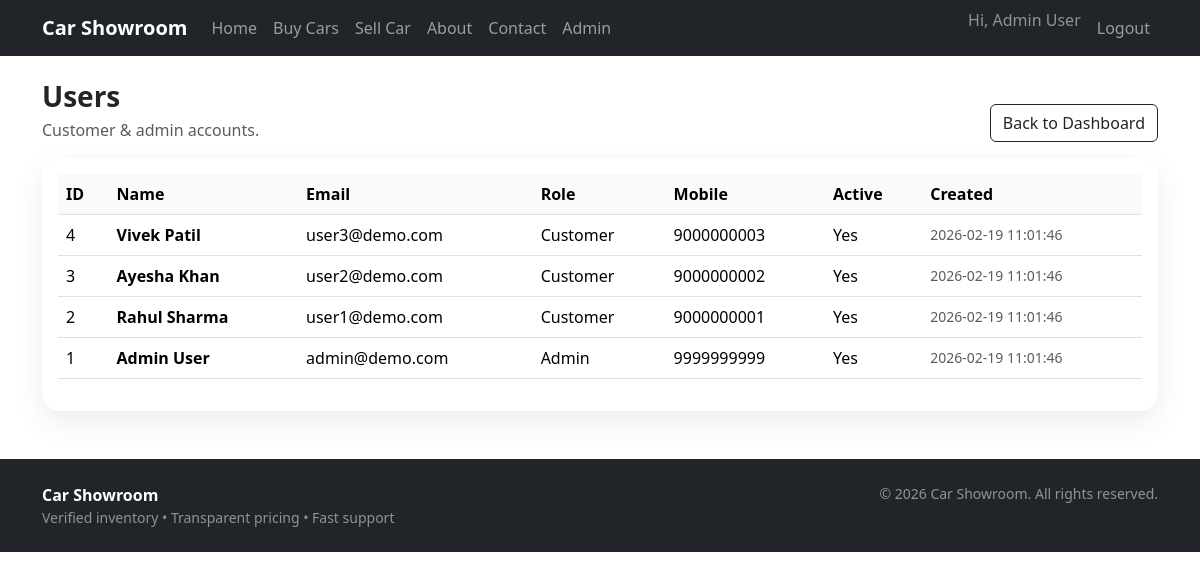
The page /admin/users.php (signed in) on the database its author committed.
### tables this page shows
CREATE TABLE users (
  id INT AUTO_INCREMENT PRIMARY KEY,
  full_name VARCHAR(100) NOT NULL,
  email VARCHAR(150) NOT NULL UNIQUE,
  password_hash VARCHAR(255) NOT NULL,
  role ENUM('Admin','Customer') NOT NULL DEFAULT 'Customer',
  mobile VARCHAR(20) NULL,
  is_active TINYINT(1) NOT NULL DEFAULT 1,
  created_at TIMESTAMP NOT NULL DEFAULT CURRENT_TIMESTAMP
);

### app/init.php (called while the page is built, shortened)
<?php
function db(){
  $m = @new mysqli(DB_HOST, DB_USER, DB_PASS, DB_NAME, (int)DB_PORT);
  $m->set_charset('utf8mb4');
  return $m;
}
function esc($s){ return htmlspecialchars((string)$s, ENT_QUOTES, 'UTF-8'); }

### admin/users.php (the view, shortened to what this page needs)
<?php
require_once __DIR__ . '/../app/init.php';
?>
<?php require_once __DIR__ . '/../includes/head.php'; ?>
<?php require_once __DIR__ . '/../includes/navbar.php'; ?>
<div class="container my-4">
  <div class="d-flex justify-content-between align-items-end flex-wrap gap-2">
    <div>
      <h3 class="fw-bold mb-1">Users</h3>
      <p class="text-muted mb-0">Customer & admin accounts.</p>
    </div>
    <a class="btn btn-outline-dark" href="<?php echo BASE_URL; ?>admin/dashboard.php">Back to Dashboard</a>
  </div>
  <div class="card card-soft mt-3">
    <div class="card-body">
      <div class="table-responsive">
        <?php
$rows=array();
$r=db()->query("SELECT id,full_name,email,role,mobile,is_active,created_at FROM users ORDER BY id DESC");
if($r){ while($row=$r->fetch_assoc()) $rows[]=$row; }
?>
<table class="table align-middle">
  <thead><tr><th>ID</th><th>Name</th><th>Email</th><th>Role</th><th>Mobile</th><th>Active</th><th>Created</th></tr></thead>
  <tbody>
    <?php foreach($rows as $x): ?>
      <tr>
        <td><?php echo (int)$x['id']; ?></td><td class='fw-bold'><?php echo esc($x['full_name']); ?></td><td><?php echo esc($x['email']); ?></td><td><?php echo esc($x['role']); ?></td><td><?php echo esc($x['mobile']); ?></td><td><?php echo ((int)$x['is_active']===1)?'Yes':'No'; ?></td><td class='text-muted small'><?php echo esc($x['created_at']); ?></td>
      </tr>
    <?php endforeach; ?>
  </tbody>
</table>
      </div>
    </div>
  </div>
</div>
<?php require_once __DIR__ . '/../includes/footer.php'; ?>

### assets/css/style.css (style rules this page uses)
.card-soft { border:0; border-radius:18px; box-shadow:0 10px 30px rgba(0,0,0,.08); }
.table thead th { background:#f8fafc; }
.table-responsive { overflow-x: auto; }

### rows shown on the page
users: id "4", full_name "Vivek Patil", email "user3@demo.com", role "Customer", mobile "9000000003", is_active "Yes", created_at "2026-02-19 11:01:46"
users: id "3", full_name "Ayesha Khan", email "user2@demo.com", role "Customer", mobile "9000000002", is_active "Yes", created_at "2026-02-19 11:01:46"
users: id "2", full_name "Rahul Sharma", email "user1@demo.com", role "Customer", mobile "9000000001", is_active "Yes", created_at "2026-02-19 11:01:46"
users: id "1", full_name "Admin User", email "admin@demo.com", role "Admin", mobile "9999999999", is_active "Yes", created_at "2026-02-19 11:01:46"

### other values the page prints
$u['full_name'] "Admin User"
